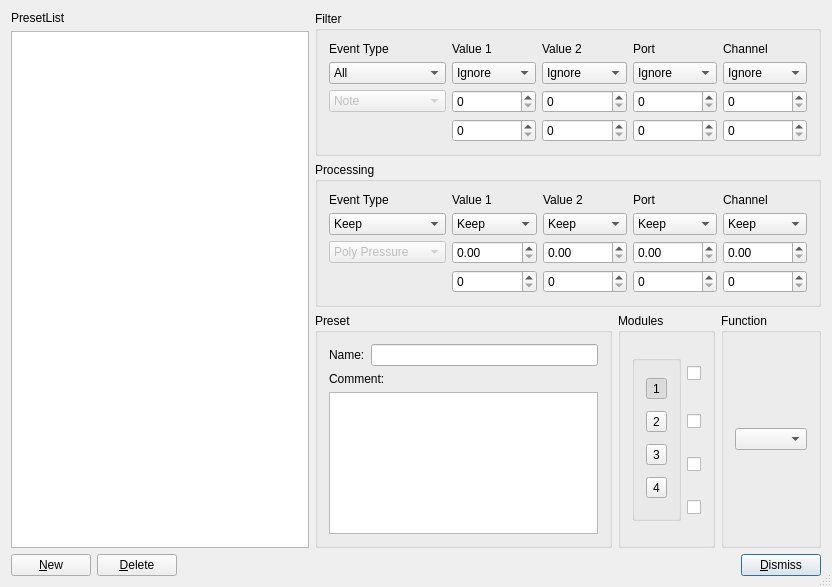
<?xml version="1.0" encoding="UTF-8"?>
<ui version="4.0">
 <class>MidiInputTransformDialogBase</class>
 <widget class="QDialog" name="MidiInputTransformDialogBase">
  <property name="geometry">
   <rect>
    <x>0</x>
    <y>0</y>
    <width>832</width>
    <height>587</height>
   </rect>
  </property>
  <property name="windowTitle">
   <string>OOMidi: Midi Input Transformator</string>
  </property>
  <property name="sizeGripEnabled">
   <bool>true</bool>
  </property>
  <layout class="QGridLayout">
   <property name="margin">
    <number>11</number>
   </property>
   <property name="spacing">
    <number>6</number>
   </property>
   <item row="0" column="1" colspan="3">
    <widget class="QGroupBox" name="GroupBox3">
     <property name="title">
      <string>Filter</string>
     </property>
     <layout class="QGridLayout">
      <property name="margin">
       <number>11</number>
      </property>
      <property name="spacing">
       <number>6</number>
      </property>
      <item row="1" column="0">
       <widget class="QComboBox" name="selEventOp">
        <item>
         <property name="text">
          <string>All</string>
         </property>
        </item>
        <item>
         <property name="text">
          <string>Equal</string>
         </property>
        </item>
        <item>
         <property name="text">
          <string>Unequal</string>
         </property>
        </item>
       </widget>
      </item>
      <item row="2" column="0">
       <widget class="QComboBox" name="selType">
        <property name="enabled">
         <bool>false</bool>
        </property>
        <item>
         <property name="text">
          <string>Note</string>
         </property>
        </item>
        <item>
         <property name="text">
          <string>Poly Pressure</string>
         </property>
        </item>
        <item>
         <property name="text">
          <string>Control Change</string>
         </property>
        </item>
        <item>
         <property name="text">
          <string>Aftertouch</string>
         </property>
        </item>
        <item>
         <property name="text">
          <string>Pitch Bend</string>
         </property>
        </item>
        <item>
         <property name="text">
          <string>NRPN</string>
         </property>
        </item>
        <item>
         <property name="text">
          <string>RPN</string>
         </property>
        </item>
       </widget>
      </item>
      <item row="0" column="2">
       <widget class="QLabel" name="TextLabel3">
        <property name="text">
         <string>Value 2</string>
        </property>
        <property name="wordWrap">
         <bool>false</bool>
        </property>
       </widget>
      </item>
      <item row="0" column="1">
       <widget class="QLabel" name="TextLabel2">
        <property name="text">
         <string>Value 1</string>
        </property>
        <property name="wordWrap">
         <bool>false</bool>
        </property>
       </widget>
      </item>
      <item row="0" column="0">
       <widget class="QLabel" name="TextLabel1">
        <property name="text">
         <string>Event Type</string>
        </property>
        <property name="wordWrap">
         <bool>false</bool>
        </property>
       </widget>
      </item>
      <item row="1" column="1">
       <widget class="QComboBox" name="selVal1Op">
        <item>
         <property name="text">
          <string>Ignore</string>
         </property>
        </item>
        <item>
         <property name="text">
          <string>Equal</string>
         </property>
        </item>
        <item>
         <property name="text">
          <string>Unequal</string>
         </property>
        </item>
        <item>
         <property name="text">
          <string>Higher</string>
         </property>
        </item>
        <item>
         <property name="text">
          <string>Lower</string>
         </property>
        </item>
        <item>
         <property name="text">
          <string>Inside</string>
         </property>
        </item>
        <item>
         <property name="text">
          <string>Outside</string>
         </property>
        </item>
       </widget>
      </item>
      <item row="3" column="1">
       <widget class="QSpinBox" name="selVal1b">
        <property name="maximum">
         <number>127</number>
        </property>
       </widget>
      </item>
      <item row="3" column="2">
       <widget class="QSpinBox" name="selVal2b">
        <property name="maximum">
         <number>127</number>
        </property>
       </widget>
      </item>
      <item row="2" column="1">
       <widget class="QSpinBox" name="selVal1a">
        <property name="maximum">
         <number>127</number>
        </property>
       </widget>
      </item>
      <item row="1" column="2">
       <widget class="QComboBox" name="selVal2Op">
        <item>
         <property name="text">
          <string>Ignore</string>
         </property>
        </item>
        <item>
         <property name="text">
          <string>Equal</string>
         </property>
        </item>
        <item>
         <property name="text">
          <string>Unequal</string>
         </property>
        </item>
        <item>
         <property name="text">
          <string>Higher</string>
         </property>
        </item>
        <item>
         <property name="text">
          <string>Lower</string>
         </property>
        </item>
        <item>
         <property name="text">
          <string>Inside</string>
         </property>
        </item>
        <item>
         <property name="text">
          <string>Outside</string>
         </property>
        </item>
       </widget>
      </item>
      <item row="1" column="3">
       <widget class="QComboBox" name="selPortOp">
        <item>
         <property name="text">
          <string>Ignore</string>
         </property>
        </item>
        <item>
         <property name="text">
          <string>Equal</string>
         </property>
        </item>
        <item>
         <property name="text">
          <string>Unequal</string>
         </property>
        </item>
        <item>
         <property name="text">
          <string>Higher</string>
         </property>
        </item>
        <item>
         <property name="text">
          <string>Lower</string>
         </property>
        </item>
        <item>
         <property name="text">
          <string>Inside</string>
         </property>
        </item>
        <item>
         <property name="text">
          <string>Outside</string>
         </property>
        </item>
       </widget>
      </item>
      <item row="1" column="4">
       <widget class="QComboBox" name="selChannelOp">
        <item>
         <property name="text">
          <string>Ignore</string>
         </property>
        </item>
        <item>
         <property name="text">
          <string>Equal</string>
         </property>
        </item>
        <item>
         <property name="text">
          <string>Unequal</string>
         </property>
        </item>
        <item>
         <property name="text">
          <string>Higher</string>
         </property>
        </item>
        <item>
         <property name="text">
          <string>Lower</string>
         </property>
        </item>
        <item>
         <property name="text">
          <string>Inside</string>
         </property>
        </item>
        <item>
         <property name="text">
          <string>Outside</string>
         </property>
        </item>
       </widget>
      </item>
      <item row="0" column="4">
       <widget class="QLabel" name="TextLabel2_2">
        <property name="text">
         <string>Channel</string>
        </property>
        <property name="wordWrap">
         <bool>false</bool>
        </property>
       </widget>
      </item>
      <item row="0" column="3">
       <widget class="QLabel" name="TextLabel1_3">
        <property name="text">
         <string>Port</string>
        </property>
        <property name="wordWrap">
         <bool>false</bool>
        </property>
       </widget>
      </item>
      <item row="2" column="2">
       <widget class="QSpinBox" name="selVal2a">
        <property name="maximum">
         <number>127</number>
        </property>
       </widget>
      </item>
      <item row="2" column="4">
       <widget class="QSpinBox" name="selChannelVala">
        <property name="maximum">
         <number>127</number>
        </property>
       </widget>
      </item>
      <item row="2" column="3">
       <widget class="QSpinBox" name="selPortVala">
        <property name="maximum">
         <number>127</number>
        </property>
       </widget>
      </item>
      <item row="3" column="4">
       <widget class="QSpinBox" name="selChannelValb">
        <property name="maximum">
         <number>127</number>
        </property>
       </widget>
      </item>
      <item row="3" column="3">
       <widget class="QSpinBox" name="selPortValb">
        <property name="maximum">
         <number>127</number>
        </property>
       </widget>
      </item>
     </layout>
    </widget>
   </item>
   <item row="1" column="1" colspan="3">
    <widget class="QGroupBox" name="GroupBox5">
     <property name="title">
      <string>Processing</string>
     </property>
     <layout class="QGridLayout">
      <property name="margin">
       <number>11</number>
      </property>
      <property name="spacing">
       <number>6</number>
      </property>
      <item row="0" column="0">
       <widget class="QLabel" name="TextLabel5">
        <property name="text">
         <string>Event Type</string>
        </property>
        <property name="wordWrap">
         <bool>false</bool>
        </property>
       </widget>
      </item>
      <item row="1" column="0">
       <widget class="QComboBox" name="procEventOp">
        <item>
         <property name="text">
          <string>Keep</string>
         </property>
        </item>
        <item>
         <property name="text">
          <string>Fix</string>
         </property>
        </item>
       </widget>
      </item>
      <item row="2" column="0">
       <widget class="QComboBox" name="procType">
        <property name="enabled">
         <bool>false</bool>
        </property>
        <item>
         <property name="text">
          <string>Poly Pressure</string>
         </property>
        </item>
        <item>
         <property name="text">
          <string>Control Change</string>
         </property>
        </item>
        <item>
         <property name="text">
          <string>Aftertouch</string>
         </property>
        </item>
        <item>
         <property name="text">
          <string>Pitch Bend</string>
         </property>
        </item>
        <item>
         <property name="text">
          <string>NRPN</string>
         </property>
        </item>
        <item>
         <property name="text">
          <string>RPN</string>
         </property>
        </item>
       </widget>
      </item>
      <item row="1" column="1">
       <widget class="QComboBox" name="procVal1Op">
        <item>
         <property name="text">
          <string>Keep</string>
         </property>
        </item>
        <item>
         <property name="text">
          <string>Plus</string>
         </property>
        </item>
        <item>
         <property name="text">
          <string>Minus</string>
         </property>
        </item>
        <item>
         <property name="text">
          <string>Multiply</string>
         </property>
        </item>
        <item>
         <property name="text">
          <string>Divide</string>
         </property>
        </item>
        <item>
         <property name="text">
          <string>Fix</string>
         </property>
        </item>
        <item>
         <property name="text">
          <string>Value 2</string>
         </property>
        </item>
        <item>
         <property name="text">
          <string>Invert</string>
         </property>
        </item>
        <item>
         <property name="text">
          <string>ScaleMap</string>
         </property>
        </item>
        <item>
         <property name="text">
          <string>Flip</string>
         </property>
        </item>
        <item>
         <property name="text">
          <string>Dyn</string>
         </property>
        </item>
        <item>
         <property name="text">
          <string>Random</string>
         </property>
        </item>
       </widget>
      </item>
      <item row="0" column="1">
       <widget class="QLabel" name="TextLabel6">
        <property name="text">
         <string>Value 1</string>
        </property>
        <property name="wordWrap">
         <bool>false</bool>
        </property>
       </widget>
      </item>
      <item row="0" column="2">
       <widget class="QLabel" name="TextLabel7">
        <property name="text">
         <string>Value 2</string>
        </property>
        <property name="wordWrap">
         <bool>false</bool>
        </property>
       </widget>
      </item>
      <item row="3" column="1">
       <widget class="QSpinBox" name="procVal1b">
        <property name="maximum">
         <number>9999</number>
        </property>
       </widget>
      </item>
      <item row="3" column="2">
       <widget class="QSpinBox" name="procVal2b">
        <property name="maximum">
         <number>9999</number>
        </property>
       </widget>
      </item>
      <item row="2" column="1">
       <widget class="SpinBoxFP" name="procVal1a">
         <property name="maximum" stdset="0">
         <number>99999999</number>
        </property>
       </widget>
      </item>
      <item row="3" column="4">
       <widget class="QSpinBox" name="procChannelValb">
        <property name="maximum">
         <number>127</number>
        </property>
       </widget>
      </item>
      <item row="3" column="3">
       <widget class="QSpinBox" name="procPortValb">
        <property name="maximum">
         <number>127</number>
        </property>
       </widget>
      </item>
      <item row="0" column="3">
       <widget class="QLabel" name="TextLabel1_3_2">
        <property name="text">
         <string>Port</string>
        </property>
        <property name="wordWrap">
         <bool>false</bool>
        </property>
       </widget>
      </item>
      <item row="1" column="2">
       <widget class="QComboBox" name="procVal2Op">
        <item>
         <property name="text">
          <string>Keep</string>
         </property>
        </item>
        <item>
         <property name="text">
          <string>Plus</string>
         </property>
        </item>
        <item>
         <property name="text">
          <string>Minus</string>
         </property>
        </item>
        <item>
         <property name="text">
          <string>Multiply</string>
         </property>
        </item>
        <item>
         <property name="text">
          <string>Divide</string>
         </property>
        </item>
        <item>
         <property name="text">
          <string>Fix</string>
         </property>
        </item>
        <item>
         <property name="text">
          <string>Value 1</string>
         </property>
        </item>
        <item>
         <property name="text">
          <string>Invert</string>
         </property>
        </item>
        <item>
         <property name="text">
          <string>Dyn</string>
         </property>
        </item>
        <item>
         <property name="text">
          <string>Random</string>
         </property>
        </item>
       </widget>
      </item>
      <item row="1" column="4">
       <widget class="QComboBox" name="procChannelOp">
        <item>
         <property name="text">
          <string>Keep</string>
         </property>
        </item>
        <item>
         <property name="text">
          <string>Plus</string>
         </property>
        </item>
        <item>
         <property name="text">
          <string>Minus</string>
         </property>
        </item>
        <item>
         <property name="text">
          <string>Multiply</string>
         </property>
        </item>
        <item>
         <property name="text">
          <string>Divide</string>
         </property>
        </item>
        <item>
         <property name="text">
          <string>Fix</string>
         </property>
        </item>
        <item>
         <property name="text">
          <string>Value 1</string>
         </property>
        </item>
        <item>
         <property name="text">
          <string>Invert</string>
         </property>
        </item>
        <item>
         <property name="text">
          <string>Dyn</string>
         </property>
        </item>
        <item>
         <property name="text">
          <string>Random</string>
         </property>
        </item>
       </widget>
      </item>
      <item row="1" column="3">
       <widget class="QComboBox" name="procPortOp">
        <item>
         <property name="text">
          <string>Keep</string>
         </property>
        </item>
        <item>
         <property name="text">
          <string>Plus</string>
         </property>
        </item>
        <item>
         <property name="text">
          <string>Minus</string>
         </property>
        </item>
        <item>
         <property name="text">
          <string>Multiply</string>
         </property>
        </item>
        <item>
         <property name="text">
          <string>Divide</string>
         </property>
        </item>
        <item>
         <property name="text">
          <string>Fix</string>
         </property>
        </item>
        <item>
         <property name="text">
          <string>Value 1</string>
         </property>
        </item>
        <item>
         <property name="text">
          <string>Invert</string>
         </property>
        </item>
        <item>
         <property name="text">
          <string>Dyn</string>
         </property>
        </item>
        <item>
         <property name="text">
          <string>Random</string>
         </property>
        </item>
       </widget>
      </item>
      <item row="0" column="4">
       <widget class="QLabel" name="TextLabel2_2_2">
        <property name="text">
         <string>Channel</string>
        </property>
        <property name="wordWrap">
         <bool>false</bool>
        </property>
       </widget>
      </item>
      <item row="2" column="2">
        <widget class="SpinBoxFP" name="procVal2a">
          <property name="maximum" stdset="0">
         <number>99999999</number>
        </property>
       </widget>
      </item>
      <item row="2" column="3">
        <widget class="SpinBoxFP" name="procPortVala">
          <property name="maximum" stdset="0">
         <number>99999999</number>
        </property>
       </widget>
      </item>
      <item row="2" column="4">
        <widget class="SpinBoxFP" name="procChannelVala">
          <property name="maximum" stdset="0">
         <number>99999999</number>
        </property>
       </widget>
      </item>
     </layout>
    </widget>
   </item>
   <item row="2" column="2">
    <widget class="QGroupBox" name="GroupBox5_2">
     <property name="sizePolicy">
      <sizepolicy hsizetype="Maximum" vsizetype="Preferred">
       <horstretch>0</horstretch>
       <verstretch>0</verstretch>
      </sizepolicy>
     </property>
     <property name="title">
      <string>Modules</string>
     </property>
     <layout class="QGridLayout">
      <property name="margin">
       <number>11</number>
      </property>
      <property name="spacing">
       <number>6</number>
      </property>
      <item row="0" column="0" rowspan="4">
       <widget class="QGroupBox" name="modulBox">
        <property name="sizePolicy">
         <sizepolicy hsizetype="Preferred" vsizetype="Expanding">
          <horstretch>0</horstretch>
          <verstretch>0</verstretch>
         </sizepolicy>
        </property>
        <property name="title">
         <string/>
        </property>
        <property name="flat">
         <bool>true</bool>
        </property>
        <property name="lineWidth" stdset="0">
         <number>0</number>
        </property>
        <property name="exclusive" stdset="0">
         <bool>true</bool>
        </property>
        <layout class="QVBoxLayout">
         <item>
          <widget class="QToolButton" name="modul1select">
           <property name="text">
            <string>1</string>
           </property>
           <property name="checkable">
            <bool>true</bool>
           </property>
           <property name="checked">
            <bool>true</bool>
           </property>
          </widget>
         </item>
         <item>
          <widget class="QToolButton" name="modul2select">
           <property name="text">
            <string>2</string>
           </property>
           <property name="checkable">
            <bool>true</bool>
           </property>
          </widget>
         </item>
         <item>
          <widget class="QToolButton" name="modul3select">
           <property name="text">
            <string>3</string>
           </property>
           <property name="checkable">
            <bool>true</bool>
           </property>
          </widget>
         </item>
         <item>
          <widget class="QToolButton" name="modul4select">
           <property name="text">
            <string>4</string>
           </property>
           <property name="checkable">
            <bool>true</bool>
           </property>
          </widget>
         </item>
        </layout>
       </widget>
      </item>
      <item row="0" column="1">
       <widget class="QCheckBox" name="modul1enable">
        <property name="sizePolicy">
         <sizepolicy hsizetype="Maximum" vsizetype="Fixed">
          <horstretch>0</horstretch>
          <verstretch>0</verstretch>
         </sizepolicy>
        </property>
        <property name="toolTip">
         <string>enable modul 1</string>
        </property>
        <property name="text">
         <string/>
        </property>
       </widget>
      </item>
      <item row="1" column="1">
       <widget class="QCheckBox" name="modul2enable">
        <property name="sizePolicy">
         <sizepolicy hsizetype="Maximum" vsizetype="Fixed">
          <horstretch>0</horstretch>
          <verstretch>0</verstretch>
         </sizepolicy>
        </property>
        <property name="toolTip">
         <string>enable modul 2</string>
        </property>
        <property name="text">
         <string/>
        </property>
       </widget>
      </item>
      <item row="2" column="1">
       <widget class="QCheckBox" name="modul3enable">
        <property name="sizePolicy">
         <sizepolicy hsizetype="Maximum" vsizetype="Fixed">
          <horstretch>0</horstretch>
          <verstretch>0</verstretch>
         </sizepolicy>
        </property>
        <property name="toolTip">
         <string>enable modul 3</string>
        </property>
        <property name="text">
         <string/>
        </property>
       </widget>
      </item>
      <item row="3" column="1">
       <widget class="QCheckBox" name="modul4enable">
        <property name="sizePolicy">
         <sizepolicy hsizetype="Maximum" vsizetype="Fixed">
          <horstretch>0</horstretch>
          <verstretch>0</verstretch>
         </sizepolicy>
        </property>
        <property name="toolTip">
         <string>enable modul 4</string>
        </property>
        <property name="text">
         <string/>
        </property>
       </widget>
      </item>
     </layout>
    </widget>
   </item>
   <item row="2" column="1">
    <widget class="QGroupBox" name="GroupBox6_2">
     <property name="sizePolicy">
      <sizepolicy hsizetype="MinimumExpanding" vsizetype="Preferred">
       <horstretch>0</horstretch>
       <verstretch>0</verstretch>
      </sizepolicy>
     </property>
     <property name="title">
      <string>Preset</string>
     </property>
     <layout class="QVBoxLayout">
      <property name="spacing">
       <number>6</number>
      </property>
      <property name="margin">
       <number>11</number>
      </property>
      <item>
       <layout class="QHBoxLayout">
        <property name="spacing">
         <number>6</number>
        </property>
        <property name="margin">
         <number>0</number>
        </property>
        <item>
         <widget class="QLabel" name="TextLabel13_2">
          <property name="text">
           <string>Name:</string>
          </property>
          <property name="wordWrap">
           <bool>false</bool>
          </property>
         </widget>
        </item>
        <item>
         <widget class="QLineEdit" name="nameEntry">
          <property name="sizePolicy">
           <sizepolicy hsizetype="MinimumExpanding" vsizetype="Fixed">
            <horstretch>0</horstretch>
            <verstretch>0</verstretch>
           </sizepolicy>
          </property>
         </widget>
        </item>
       </layout>
      </item>
      <item>
       <widget class="QLabel" name="TextLabel14_2">
        <property name="text">
         <string>Comment:</string>
        </property>
        <property name="wordWrap">
         <bool>false</bool>
        </property>
       </widget>
      </item>
      <item>
       <widget class="QTextEdit" name="commentEntry">
        <property name="sizePolicy">
         <sizepolicy hsizetype="Minimum" vsizetype="Expanding">
          <horstretch>0</horstretch>
          <verstretch>0</verstretch>
         </sizepolicy>
        </property>
       </widget>
      </item>
     </layout>
    </widget>
   </item>
   <item row="2" column="3">
    <widget class="QGroupBox" name="GroupBox7_2">
     <property name="sizePolicy">
      <sizepolicy hsizetype="Maximum" vsizetype="Preferred">
       <horstretch>0</horstretch>
       <verstretch>0</verstretch>
      </sizepolicy>
     </property>
     <property name="title">
      <string>Function</string>
     </property>
     <layout class="QVBoxLayout">
      <property name="spacing">
       <number>6</number>
      </property>
      <property name="margin">
       <number>11</number>
      </property>
      <item>
       <widget class="QComboBox" name="funcOp"/>
      </item>
     </layout>
    </widget>
   </item>
   <item row="3" column="0" colspan="4">
    <layout class="QHBoxLayout">
     <property name="spacing">
      <number>6</number>
     </property>
     <property name="margin">
      <number>0</number>
     </property>
     <item>
      <widget class="QPushButton" name="buttonNew">
       <property name="toolTip">
        <string>create new preset</string>
       </property>
       <property name="text">
        <string>&amp;New</string>
       </property>
       <property name="autoDefault">
        <bool>true</bool>
       </property>
      </widget>
     </item>
     <item>
      <widget class="QPushButton" name="buttonDelete">
       <property name="toolTip">
        <string>delete preset</string>
       </property>
       <property name="text">
        <string>&amp;Delete</string>
       </property>
       <property name="autoDefault">
        <bool>true</bool>
       </property>
      </widget>
     </item>
     <item>
      <spacer name="Horizontal Spacing2">
       <property name="orientation">
        <enum>Qt::Horizontal</enum>
       </property>
       <property name="sizeType">
        <enum>QSizePolicy::Expanding</enum>
       </property>
       <property name="sizeHint" stdset="0">
        <size>
         <width>20</width>
         <height>20</height>
        </size>
       </property>
      </spacer>
     </item>
     <item>
      <widget class="QPushButton" name="buttonOk">
       <property name="text">
        <string>&amp;Dismiss</string>
       </property>
       <property name="autoDefault">
        <bool>true</bool>
       </property>
       <property name="default">
        <bool>true</bool>
       </property>
      </widget>
     </item>
    </layout>
   </item>
   <item row="0" column="0" rowspan="3">
    <layout class="QVBoxLayout">
     <property name="spacing">
      <number>6</number>
     </property>
     <property name="margin">
      <number>0</number>
     </property>
     <item>
      <widget class="QLabel" name="TextLabel1_2">
       <property name="text">
        <string>PresetList</string>
       </property>
       <property name="wordWrap">
        <bool>false</bool>
       </property>
      </widget>
     </item>
     <item>
      <widget class="QListWidget" name="presetList">
       <property name="sizePolicy">
        <sizepolicy hsizetype="MinimumExpanding" vsizetype="MinimumExpanding">
         <horstretch>0</horstretch>
         <verstretch>0</verstretch>
        </sizepolicy>
       </property>
      </widget>
     </item>
    </layout>
   </item>
  </layout>
 </widget>
 <layoutdefault spacing="6" margin="11"/>
 <customwidgets>
   <customwidget>
     <class>SpinBoxFP</class>
     <extends>QDoubleSpinBox</extends>
     <header>spinboxFP.h</header>
   </customwidget>
 </customwidgets>
 <tabstops>
  <tabstop>selEventOp</tabstop>
  <tabstop>selType</tabstop>
  <tabstop>selVal1Op</tabstop>
  <tabstop>selVal1a</tabstop>
  <tabstop>selVal1b</tabstop>
  <tabstop>selVal2Op</tabstop>
  <tabstop>selVal2a</tabstop>
  <tabstop>selVal2b</tabstop>
  <tabstop>selPortOp</tabstop>
  <tabstop>selPortVala</tabstop>
  <tabstop>selPortValb</tabstop>
  <tabstop>selChannelOp</tabstop>
  <tabstop>selChannelVala</tabstop>
  <tabstop>selChannelValb</tabstop>
  <tabstop>procEventOp</tabstop>
  <tabstop>procType</tabstop>
  <tabstop>procVal1Op</tabstop>
  <tabstop>procVal1b</tabstop>
  <tabstop>procVal2Op</tabstop>
  <tabstop>procVal2b</tabstop>
  <tabstop>procPortOp</tabstop>
  <tabstop>procPortValb</tabstop>
  <tabstop>procChannelOp</tabstop>
  <tabstop>procChannelValb</tabstop>
  <tabstop>modul1enable</tabstop>
  <tabstop>modul2enable</tabstop>
  <tabstop>modul3enable</tabstop>
  <tabstop>modul4enable</tabstop>
  <tabstop>funcOp</tabstop>
  <tabstop>nameEntry</tabstop>
  <tabstop>commentEntry</tabstop>
  <tabstop>presetList</tabstop>
  <tabstop>buttonNew</tabstop>
  <tabstop>buttonDelete</tabstop>
  <tabstop>buttonOk</tabstop>
 </tabstops>
 <resources/>
 <connections>
  <connection>
   <sender>buttonOk</sender>
   <signal>clicked()</signal>
   <receiver>MidiInputTransformDialogBase</receiver>
   <slot>accept()</slot>
   <hints>
    <hint type="sourcelabel">
     <x>20</x>
     <y>20</y>
    </hint>
    <hint type="destinationlabel">
     <x>20</x>
     <y>20</y>
    </hint>
   </hints>
  </connection>
 </connections>
</ui>
